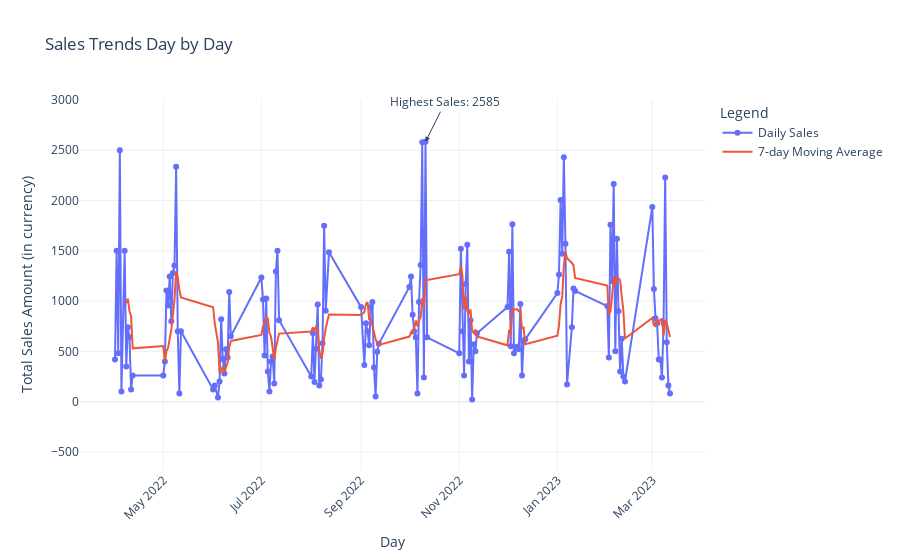

The cell this chart's notebook holds for it:
### Markdown cell above
### Interactive

### Code cell
import pandas as pd
import plotly.express as px
import plotly.graph_objects as go
from plotly.subplots import make_subplots

# Load the dataset
file_path = 'Balaji Fast Food Sales.csv'
sales_over_time = pd.read_csv(file_path)

# Ensure sales_over_time['date'] is in datetime format
sales_over_time['date'] = pd.to_datetime(sales_over_time['date'], errors='coerce')

# Group data by day
daily_sales = sales_over_time.groupby('date').agg({
    'transaction_amount': 'sum'
}).reset_index()

# Create a new smoothed trend line using a rolling window for days (7 days)
daily_sales['7day_moving_average'] = daily_sales['transaction_amount'].rolling(window=7).mean()

# Calculate IQR for transaction amounts
Q1 = daily_sales['transaction_amount'].quantile(0.25)
Q3 = daily_sales['transaction_amount'].quantile(0.75)
IQR = Q3 - Q1

# Determine y-axis range based on IQR
y_min = Q1 - 1.5 * IQR
y_max = 3000

# Create a figure
fig = make_subplots(specs=[[{"secondary_y": False}]])

# Add daily sales trace
fig.add_trace(
    go.Scatter(x=daily_sales['date'], y=daily_sales['transaction_amount'], mode='lines+markers', name='Daily Sales'),
    secondary_y=False,
)

# Add 7-day Moving Average trace
fig.add_trace(
    go.Scatter(x=daily_sales['date'], y=daily_sales['7day_moving_average'], mode='lines', name='7-day Moving Average'),
    secondary_y=False,
)

# Adding the highest sales annotation
max_day = daily_sales.loc[daily_sales['transaction_amount'].idxmax()]['date']
max_amount = daily_sales['transaction_amount'].max()
fig.add_annotation(
    x=max_day,
    y=max_amount,
    text=f"Highest Sales: {max_amount}",
    showarrow=True,
    arrowhead=2,
    ax=20,
    ay=-40
)

# Update layout
fig.update_layout(
    title_text='Sales Trends Day by Day',
    xaxis_title='Day',
    yaxis_title='Total Sales Amount (in currency)',
    legend_title='Legend',
    template='plotly_white',
    xaxis=dict(
        tickmode='array',
        # tickvals=daily_sales['date'],
        # ticktext=daily_sales['date'].dt.strftime('%Y-%m-%d'),
        tickangle=-45  # Rotate tick labels for better readability
    ),
    yaxis=dict(
        range=[y_min, y_max]  # Set y-axis range based on the IQR
    )
)

# Show the plot
fig.show()

### Figure 1 — Plotly figure (JSON) as saved in the notebook; plotly's stock layout.template omitted (floating-point values rounded to 4 significant figures; data arrays with more than 128 entries replaced by an {"elided": "..."} marker saying what was removed)
{"data": [{"mode": "lines+markers", "name": "Daily Sales", "type": "scatter", "x": {"elided": "137 str values"}, "xaxis": "x", "y": {"elided": "137 int values"}, "yaxis": "y"}, {"mode": "lines", "name": "7-day Moving Average", "type": "scatter", "x": {"elided": "137 str values"}, "xaxis": "x", "y": {"elided": "137 float values"}, "yaxis": "y"}], "layout": {"annotations": [{"arrowhead": 2, "ax": 20, "ay": -40, "showarrow": true, "text": "Highest Sales: 2585", "x": "2022-10-11T00:00:00", "y": 2585}], "legend": {"title": {"text": "Legend"}}, "title": {"text": "Sales Trends Day by Day"}, "xaxis": {"anchor": "y", "domain": [0, 1], "tickangle": -45, "tickmode": "array", "title": {"text": "Day"}}, "yaxis": {"anchor": "x", "domain": [0, 1], "range": [-680, 3000], "title": {"text": "Total Sales Amount (in currency)"}}}}
